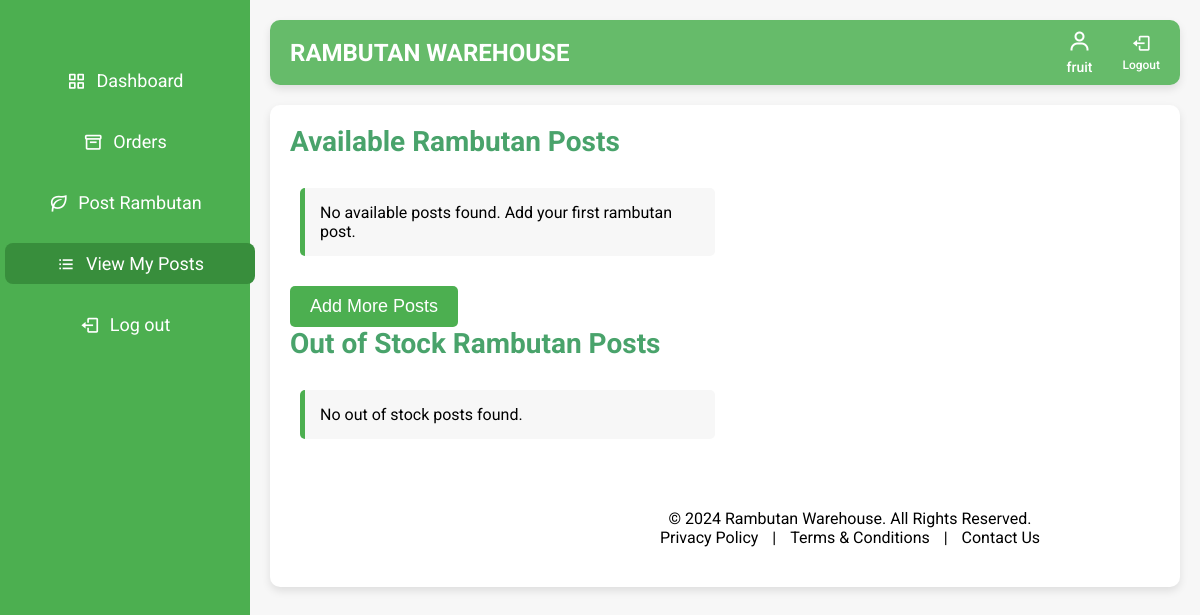
Page /view_posts/ (signed in) on the earlier database version.
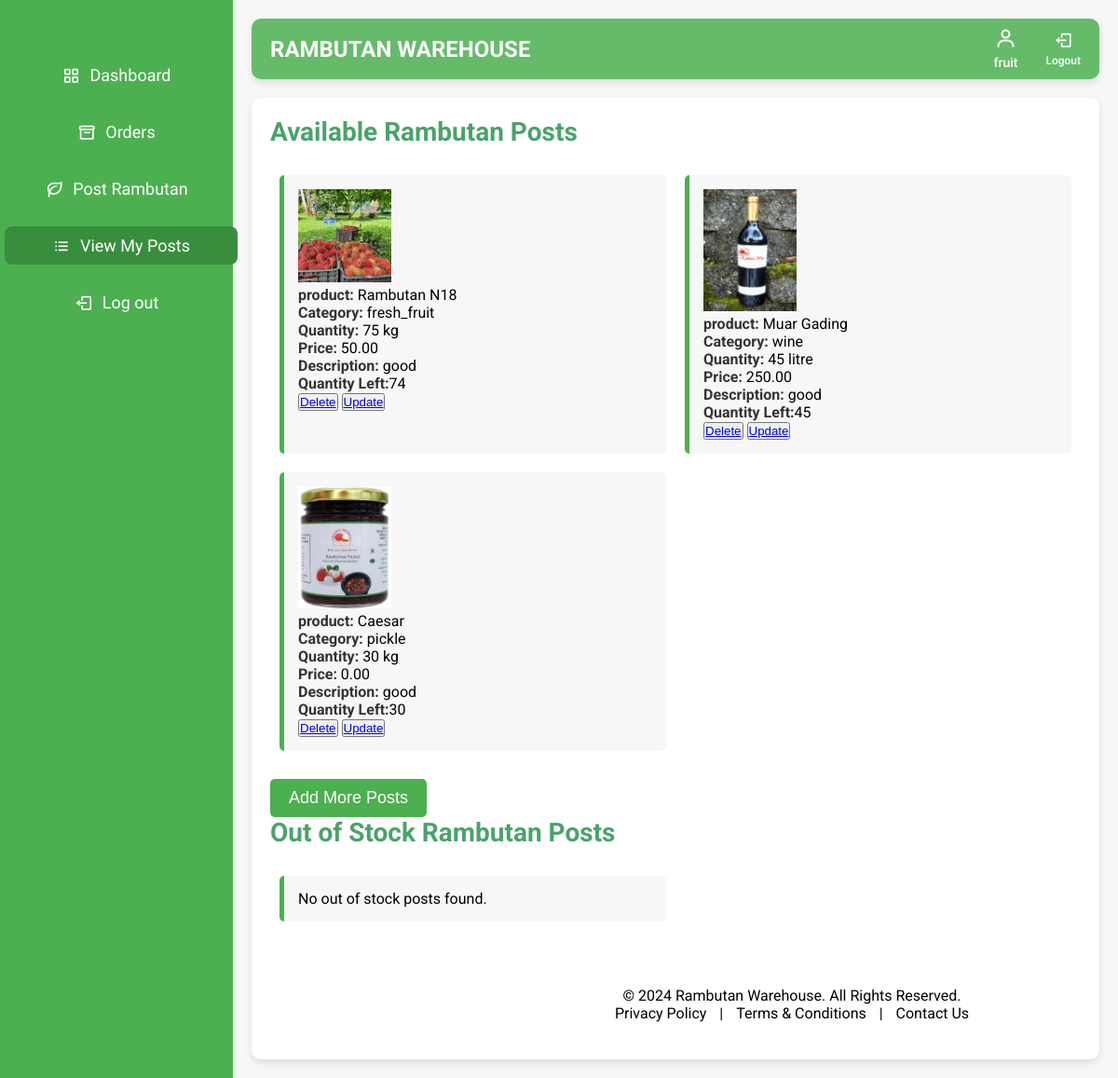
Same page on the later database version.
### warehouse/models.py (models this page shows, shortened)
class Registeruser(AbstractUser):
    username = models.EmailField(unique=True)
    name = models.CharField(max_length=50,default='noname')
    contact = models.CharField(max_length=250, blank=True)
    address = models.CharField(max_length=250, blank=True)
    place = models.CharField(max_length=100, blank=True)
    role = models.CharField(max_length=10, choices=ROLE_CHOICES)
    groups = models.ManyToManyField(
        Group,
        related_name='registeruser_set',  # Custom related_name
        blank=True,
        help_text='The groups this user belongs to. A user will get all permissions granted to each of their groups.'
    )
    user_permissions = models.ManyToManyField(
        Permission,
        related_name='registeruser_set',  # Custom related_name
        blank=True,
        help_text='Specific permissions for this user.'
    )

class RambutanPost(models.Model):
    farmer = models.ForeignKey('FarmerDetails', on_delete=models.CASCADE, related_name='rambutan_posts')
    PRODUCT_CHOICES = sorted([
        ('Binjai', 'Binjai'),
        ('Caesar', 'Caesar'),
        ('E35', 'E35'),
        ('Hg Deli Baling', 'Hg Deli Baling'),
        ('Jarum Emas', 'Jarum Emas'),
        ('Maharlika', 'Maharlika'),
        ('Malwana', 'Malwana'),
        ('Muar Gading', 'Muar Gading'),
        ('Rambutan N18', 'Rambutan N18'),
        ('Rongrien', 'Rongrien'),
        ('School Boy', 'School Boy'),
        ('other', 'Other')  # 'Other' option placed last
    ], key=lambda x: (x[0] != 'other', x[0]))  # Ensures 'Other' is last
    product = models.CharField(max_length=255, choices=PRODUCT_CHOICES)
    CATEGORY_CHOICES = [
        ('fresh_fruit', 'Fresh Fruit'),
        ('juice', 'Juice'),
        ('pickle', 'Pickle'),
        ('wine', 'Wine'),
    ]
    category = models.CharField(max_length=20, choices=CATEGORY_CHOICES)
    quantity_type = models.CharField(max_length=10, choices=[('kg', 'Kilograms'), ('L', 'Litres')])
    quantity = models.PositiveIntegerField(default=1)
    quantity_left = models.PositiveIntegerField(default=0)
    price = models.DecimalField(max_digits=10, decimal_places=2)
    image = models.ImageField(upload_to='rambutan_images/')
    description = models.TextField()
    created_at = models.DateTimeField(auto_now_add=True)
    is_available = models.BooleanField(default=True)

### warehouse/views.py (the view)
# urls.py: path('view_posts/',views.view_posts,name='view_posts'),
@login_required
@cache_control(no_cache=True, must_revalidate=True, no_store=True)
def view_posts(request):
    user = request.user
    try:
        farmer_details = user.farmerdetails
        available_posts = RambutanPost.objects.filter(farmer=farmer_details, is_available=True)
        out_of_stock_posts = RambutanPost.objects.filter(farmer=farmer_details, is_available=False, quantity_left=0)
        unavailable_posts = RambutanPost.objects.filter(farmer=farmer_details, is_available=False).exclude(quantity_left=0)
    except FarmerDetails.DoesNotExist:
        return redirect('farmer_details')
    context = {
        'available_posts': available_posts,
        'out_of_stock_posts': out_of_stock_posts,
        'unavailable_posts': unavailable_posts,
        'user': user,
    }
    return render(request, 'view_posts.html', context)

### warehouse/templates/view_posts.html (shortened to what this page needs)
<!DOCTYPE html>
<html lang="en" dir="ltr">
<head>
  <link href="https://unpkg.com/boxicons@2.0.7/css/boxicons.min.css" rel="stylesheet">
  <link href="https://cdn.jsdelivr.net/npm/sweetalert2@11/dist/sweetalert2.min.css" rel="stylesheet">
</head>
<body>
  <div class="sidebar">
    <ul class="nav-links">
      <li>
        <a href="{% url 'farmer_dashboard' %}" >
          <i class='bx bx-grid-alt'></i>
          <span class="links_name">Dashboard</span>
        </a>
      </li>
      <li>
        <a href="{% url 'farmer_orders' %}">
          <i class='bx bx-box'></i>
          <span class="links_name">Orders</span>
        </a>
      </li>
      <li>
        <a href="{% url 'post_rambutan' %}">
          <i class='bx bx-leaf'></i>
          <span class="links_name">Post Rambutan</span>
        </a>
      </li>
      <li>
        <a href="{% url 'view_posts' %}" class="active">
          <i class='bx bx-list-ul'></i>
          <span class="links_name">View My Posts</span>
        </a>
      </li>
      <li class="log_out">
        <a href="{% url 'logout' %}">
          <i class='bx bx-log-out'></i>
          <span class="links_name">Log out</span>
        </a>
      </li>
    </ul>
  </div>
  <section class="home-section">
    <nav class="top-navbar">
      <div class="logo">
        <span class="logo-text">Rambutan Warehouse</span>
      </div>
      <ul class="nav-icons">
        <li class="user-profile">
          <a href="#">
            <i class='bx bx-user'></i>
            <span class="icon-name">{{ user.name }}</span>
          </a>
        </li>
        <li>
          <a href="{% url 'logout' %}">
            <i class='bx bx-log-out'></i>
            <span class="icon-name">Logout</span>
          </a>
        </li>
      </ul>
    </nav>
    <div class="home-content">
      <div class="posts-section">
        <h2>Available Rambutan Posts</h2>
        <ul>
          {% for post in available_posts %}
          <li>
            <img src="/media/{{ post.image }}" alt="{{ post.name }}" width="100px"><br>
            <strong>product:</strong> {{ post.product }}<br>
            <strong>Category:</strong> {{ post.category }}<br>
            <strong>Quantity:</strong> {{ post.quantity }}  {{post.quantity_type }}<br>
            <strong>Price:</strong> {{ post.price }}<br>
            <strong>Description:</strong> {{ post.description }}<br>
            <strong>Quantity Left:</strong>{{ post.quantity_left }}<br>
            <button><a href="{% url 'delete_post' post.id %}">Delete</a></button>
            <button><a href="{% url 'update_post' post.id %}">Update</a></button>
          </li>
          {% empty %}
          <li>No available posts found. Add your first rambutan post.</li>
          {% endfor %}
        </ul>
        <a href="{% url 'post_rambutan' %}">
          <button class="submit-button">Add More Posts</button>
        </a>
      </div>
      <div class="posts-section">
        <h2>Out of Stock Rambutan Posts</h2>
        <ul>
            {% for post in out_of_stock_posts %}
            <li>
                <img src="/media/{{ post.image }}" alt="{{ post.name }}" width="100px"><br>
                <strong>Name:</strong> {{ post.product }}<br>
                <strong>Category:</strong> {{ post.category }}<br>
                <strong>Quantity:</strong> {{ post.quantity_left }} {{post.quantity_type }}<br>
                <strong>Price:</strong> {{ post.price }}<br>
                <strong>Description:</strong> {{ post.description }}<br>
                <strong>Status:</strong> Out of Stock<br>
                <button><a href="{% url 'delete_post' post.id %}">Delete</a></button>
                <button><a href="{% url 'update_quantity' post.id %}">Update</a></button>
            </li>
            {% empty %}
            <li>No out of stock posts found.</li>
            {% endfor %}
        </ul>
      </div>
  <footer>
    <p>&copy; 2024 Rambutan Warehouse. All Rights Reserved.</p>
    <a href="#">Privacy Policy</a> |
    <a href="#">Terms & Conditions</a> |
    <a href="#">Contact Us</a>
  </footer>
  </section>
</body>
</html>

### warehouse/templates/view_posts.html (style rules this page uses)
body { font-family: 'Roboto', sans-serif; margin: 0; padding: 0; background-color: #f7f7f7; }
* { margin: 0; padding: 0; box-sizing: border-box; }
:root { --primary-color: #4CAF50; --secondary-color: #66BB6A; --accent-color: #388e3c; --light-bg: #f0f4f3; --dark-bg: #333; --text-color: #333; --white: #ffffff; --font-family: 'Roboto', sans-serif; --font-family-logo: 'Fredoka One', cursive; }
body { font-family: var(--font-family); background-color: var(--light-bg); display: flex; min-height: 100vh; }
.sidebar { background-color: var(--primary-color); width: 250px; position: fixed; top: 0; left: 0; height: 100%; padding-top: 40px; transition: width 0.3s ease; z-index: 1000; }
.sidebar ul { list-style: none; }
.sidebar ul li { margin: 20px 0; text-align: center; }
.sidebar ul li a { text-decoration: none; color: var(--white); font-size: 18px; display: flex; align-items: center; justify-content: center; padding: 10px 20px; border-radius: 8px; transition: background-color 0.3s, transform 0.3s; }
.sidebar ul li a:hover, .sidebar ul li a.active { background-color: var(--accent-color); transform: translateX(5px); }
.sidebar ul li a i { margin-right: 10px; font-size: 20px; }
.home-section { margin-left: 250px; padding: 20px; width: calc(100% - 250px); transition: margin-left 0.3s ease, width 0.3s ease; display: flex; flex-direction: column; min-height: 100vh; }
.top-navbar { background-color: var(--secondary-color); padding: 10px 20px; display: flex; justify-content: space-between; align-items: center; border-radius: 10px; box-shadow: 0 4px 8px rgba(0, 0, 0, 0.1); margin-bottom: 20px; }
.logo-text { font-size: 24px; color: white; font-weight: bold; text-transform: uppercase; }
.top-navbar ul.nav-icons { list-style: none; display: flex; gap: 30px; align-items: center; }
.top-navbar ul.nav-icons li a { text-decoration: none; color: var(--white); font-size: 20px; display: flex; flex-direction: column; align-items: center; transition: color 0.3s; position: relative; }
.top-navbar ul.nav-icons li a .icon-name { font-size: 12px; margin-top: 5px; font-weight: 500; }
.top-navbar ul.nav-icons li.user-profile a i { font-size: 24px; color: var(--white); }
.top-navbar ul.nav-icons li.user-profile a .icon-name { font-size: 14px; color: var(--white); }
.home-section { margin-left: 250px; padding: 20px; background-color: #f7f7f7; min-height: 100vh; }
.top-navbar ul.nav-icons li.user-profile a { display: flex; flex-direction: column; align-items: center; }
.top-navbar ul.nav-icons li.user-profile a .icon-name { font-size: 14px; margin-top: 5px; }
.home-content { background-color: white; padding: 20px; border-radius: 10px; box-shadow: 0 4px 8px rgba(0, 0, 0, 0.1); }
.posts-section h2 { font-size: 28px; color: #49a36b; margin-bottom: 20px; }
.posts-section ul { list-style: none; padding: 0; display: flex; flex-wrap: wrap; }
.posts-section li { width: calc(50% - 20px); margin: 10px; padding: 15px; background-color: #f7f7f7; border-radius: 5px; border-left: 5px solid #4CAF50; box-sizing: border-box; }
.posts-section li strong { color: #333; }
.submit-button { background-color: #4CAF50; color: white; padding: 10px 20px; border: none; border-radius: 5px; cursor: pointer; font-size: 18px; margin-top: 20px; }
footer { width: calc(100% - 250px); margin-left: 250px; margin-top: 40px; padding: 20px; color: var(--black); text-align: center; border-radius: 10px; }
footer a { color: var(--black); text-decoration: none; margin: 0 10px; transition: color 0.3s; }

Differences in the rows shown:
added RambutanPost: image (picture), product "Rambutan N18", category "fresh_fruit", quantity "75", quantity_type "kg", price "50.00", description "good", quantity_left "74"
added RambutanPost: image (picture), product "Muar Gading", category "wine", quantity "45", quantity_type "litre", price "250.00", description "good", quantity_left "45"
added RambutanPost: image (picture), product "Caesar", category "pickle", quantity "30", quantity_type "kg", price "0.00", description "good", quantity_left "30"
Other differences:
text no longer shown: "No available posts found. Add your first rambutan post."
